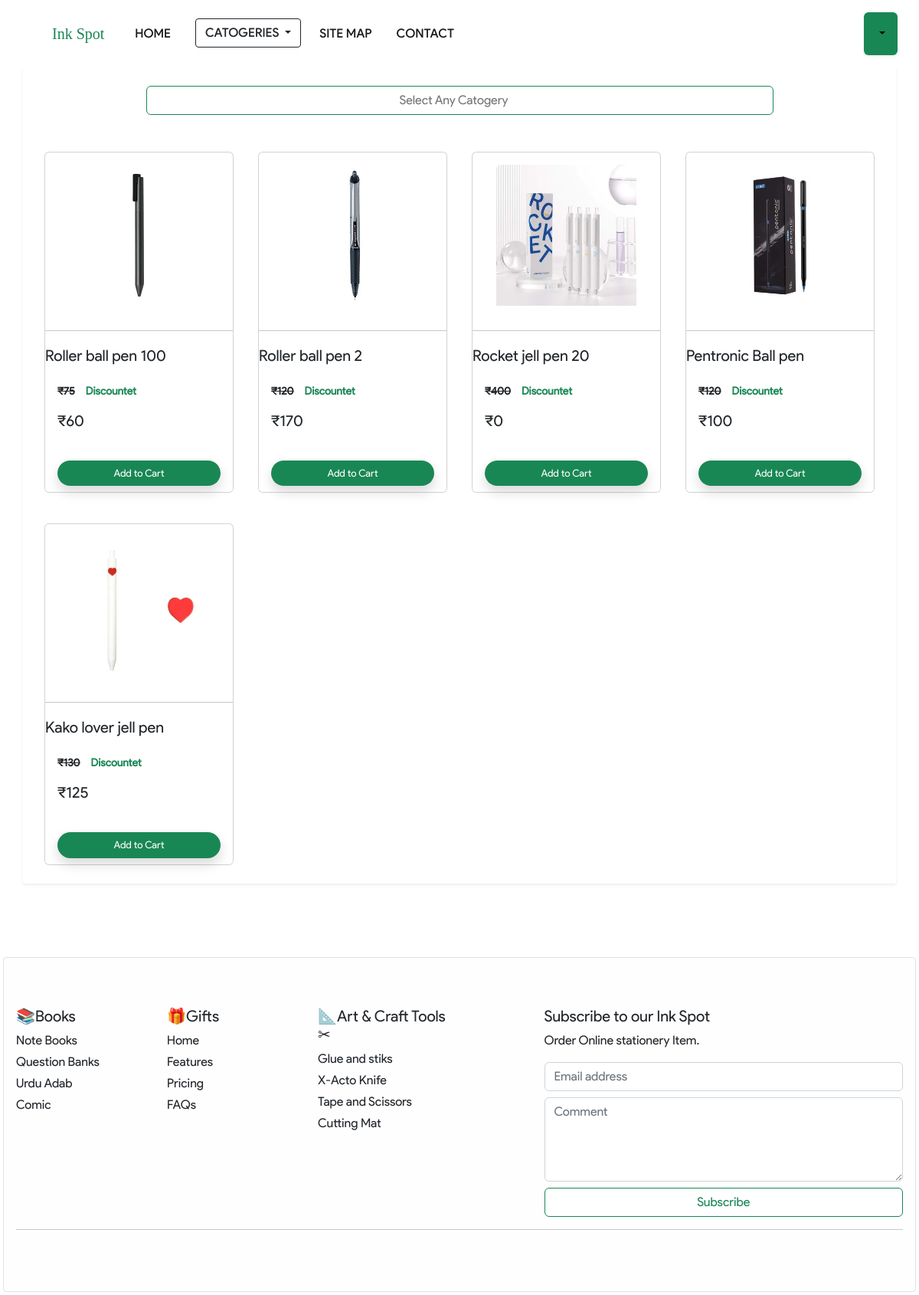
/product/?categories=6, run on the app's committed database.
### Ink_Spot/models/product.py (models this page shows, shortened)
class Product(models.Model):
    name = models.CharField(max_length=20)
    discount = models.CharField(max_length=10)
    price = models.IntegerField(default=0)
    desc = models.CharField(max_length=40)
    image = models.ImageField(upload_to="Uploads\product")
    categories = models.ForeignKey(Categories,on_delete=models.CASCADE, default=1)
    @staticmethod
    def get_all_filter(category_1):
        if category_1:
         return Product.objects.filter(categories = category_1)
        else:
         return Product.get_all()

### Ink_Spot/views.py (the view, shortened to what this page needs)
# urls.py: path('product/',product,name='product'),
def product(request):
    if request.method == "GET":
        cart = request.POST.get('cart')
        if cart:
            request.session.get('cart').clear()
    cart = request.session.get('cart')
    if not cart:
        request.session.cart = {}
    product = None
    cat = Categories.all_catogaries()
    categoryID = request.GET.get('categories')
    if categoryID:
        product = Product.get_all_filter(categoryID)
    else:
        product = Product.get_all()
    user_profile = (request.session.get('name'))
    login_button = None
    if user_profile:
        login_button = None
    else:
        login_button = "Login"
    data = {}
    data['product'] = product
    data['catogereis'] = cat
    data['user'] = user_profile
    data['login']= login_button
    return render(request, 'product.html',data)

### Ink_Spot/models/categories.py (called while the page is built)
    @staticmethod
    def all_catogaries():
        return Categories.objects.all()

### Ink_Spot/templatetags/cart.py (called while the page is built)
@register.filter(name='check_cart')
def check_cart(product , cart):
    keys = cart.keys()
    for id in keys:
        if int(id) == product.id:
            return True
    return False

### templates/product.html (shortened to what this page needs)
{% extends 'base.html' %}
{% block content %}
  {% load cart %}
<div class="container bg-white bg-opacity-25 shadow-sm d-fluid ">
    <div class="contain text-center w-max ">
      <div class="row mx-auto "   >
        <div class="dropdown text-center mb-3">
          <input placeholder="Select Any Catogery" type="search" class="btn bg-white border-success btn-primary mb-3 mt-4 rounded w-75  dropdown-toggle" type="button" data-bs-toggle="dropdown" aria-expanded="false" style="border-radius:1px;">
        </div>
       </div>
    </div>
    <div class="container  ">
      <div class="row">
            {% for i in product %}
            <div class=" col-lg-3 col-6 mb-0 p-1 p-sm-3 ">
              <div class="mb-2 card " id="{{i.id}}" width="8rem"  >
                <img src="{{i.image.url}}" class="card-img-top mx-auto m-0 p-0 m-3 img-fluid  w-75" alt="..." >
               <hr class="p-0">
               <h5 class="  card-title  mt-1 ">{{i.name}}</h5>
                <div class="card-body ">
                    <p class="small"><del><strong><span>&#8377;</span>{{i.discount}}</del></strong>&emsp;<b class="text-success">Discountet</b></p>
                    <p class="small">
                      <h5><span>&#8377;</span>{{i.price}}&emsp;<del class=" disabled text-secondary">
                    </p>
                </div>
                <div class="card-footer border-0 border bg-white  ">
                  {% if i|check_cart:request.session.cart %}
                  <div class="row no-gutters p-0" >
                    <form action="/product/#{{i.id}}" class="col-2 p-0" method="post">
                      {% csrf_token %}
                      <input name="product" hidden type="text" value='{{i.id}}' />
                      <input type="text" hidden name="remove"  value="true">
                      <input type="submit"  value="-" class=" btn  w-50 btn-success text-white" style="font-family: Impact, Haettenschweiler, 'Arial Narrow Bold', sans-serif;">
                    </form>
                    <div class="text-center col pt-2 "><stronge>{{i|check_count:request.session.cart }}</stronge></div>
                    <form action="/product/#{{i.id}}" class="col-2 p-0" method="post">
                      {% csrf_token %}
                      <input name="product" hidden type="text" value='{{i.id}}' />
                      <input type="submit" value="+" class=" btn  w-50  text-center btn-success text-white" style="font-family: Impact, Haettenschweiler, 'Arial Narrow Bold', sans-serif;">
                      </form>
                    </div>
                  {% else %}
                  <form action="/product/#{{i.id}}" method="POST" class="btn-block p-0">
                  <input type="submit"  class="btn  border-rounded bg-success border-opacity-75  rounded-5 shadow  w-100 text-white" name="cart" style="height:2rem;font-size: small;height: auto; "  value="Add to Cart" />
                  </form>
                    {% endif %}
                </div>
           </div>
          </div>
           {% endfor %}
      </div>
      </div>
     </div>
{% endblock %}

### data on the page
Product: image (picture), name "Roller ball pen 100", discount "75", price "60"
Product: image (picture), name "Roller ball pen 2", discount "120", price "170"
Product: image (picture), name "Rocket jell pen 20", discount "400", price "0"
Product: image (picture), name "Pentronic Ball pen", discount "120", price "100"
Product: image (picture), name "Kako lover jell pen", discount "130", price "125"
